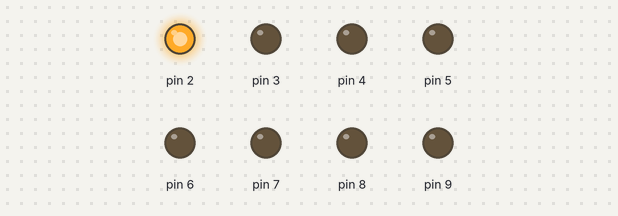
This sketch was run on a simulated Arduino Uno, built with avr-gcc and run on an emulated ATmega328P. Parts: output pins drawn as LEDs (lit = HIGH).

Above: at 0.05 s.
At 0.55 s:
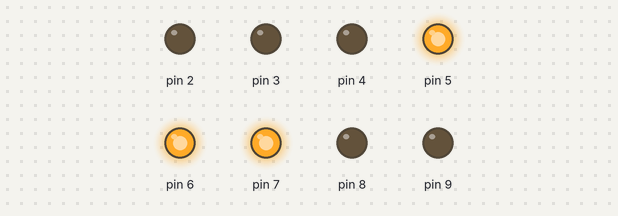
At 1.05 s:
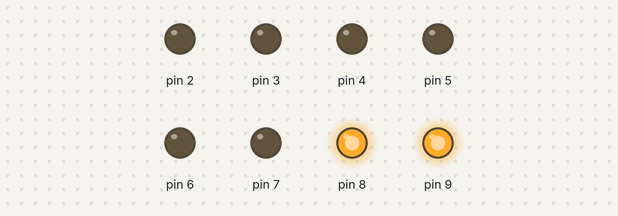
At 2.15 s:
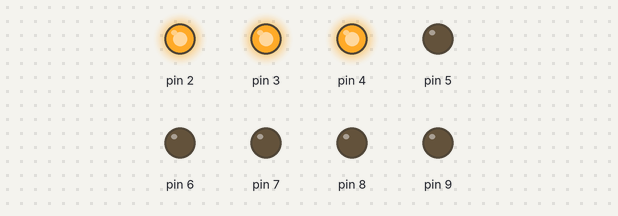
At 3.15 s:
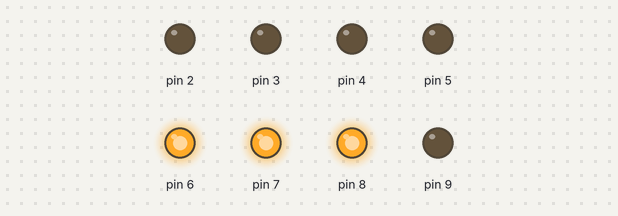
At 4.25 s:
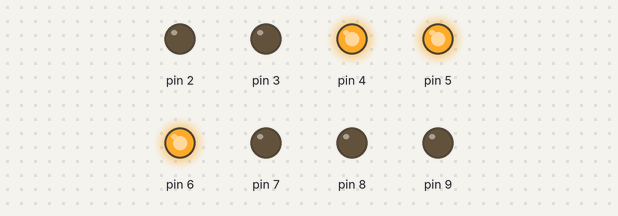
Timing chart, 0 to 4.5 s (numbered marks = the images above):
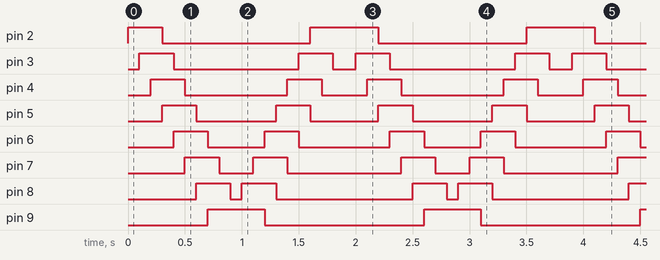

The sketch:

ardu_kod1.ino
```cpp
int t=100;
void setup() {
  pinMode(2,OUTPUT);
  pinMode(3,OUTPUT);
  pinMode(4,OUTPUT);
  pinMode(5,OUTPUT);
  pinMode(6,OUTPUT);
  pinMode(7,OUTPUT);
  pinMode(8,OUTPUT);
  pinMode(9,OUTPUT);
}

void loop() {
  digitalWrite(2,1);
  delay(t);

  digitalWrite(3,1);
  delay(t);

  digitalWrite(4,1);
  delay(t);

  digitalWrite(2,0);
  digitalWrite(5,1);
  delay(t);

  digitalWrite(3,0);
  digitalWrite(6,1);
  delay(t);

  digitalWrite(4,0);
  digitalWrite(7,1);
  delay(t);

  digitalWrite(5,0);
  digitalWrite(8,1);
  delay(t);

  digitalWrite(6,0);
  digitalWrite(9,1);
  delay(t);

  digitalWrite(7,0);
  delay(t);

  digitalWrite(8,0);
  delay(t);

  digitalWrite(8,1);
  delay(t);

  digitalWrite(7,1);
  delay(t);

  digitalWrite(9,0);
  digitalWrite(6,1);
  delay(t);

  digitalWrite(8,0);
  digitalWrite(5,1);
  delay(t);

  digitalWrite(7,0);
  digitalWrite(4,1);
  delay(t);

  digitalWrite(6,0);
  digitalWrite(3,1);
  delay(t);

  digitalWrite(5,0);
  digitalWrite(2,1);
  delay(t);

  digitalWrite(4,0);
  delay(t);

  digitalWrite(3,0);
  delay(t);

}
```

Measured:
- by itself, pin 2: repeats every 1.9 s: LOW 1.3 s, HIGH 0.60 s
- by itself, pin 3: repeats every 1.9 s: LOW 1.1 s, HIGH 0.30 s, LOW 0.20 s, HIGH 0.30 s
- by itself, pin 4: repeats every 1.9 s: LOW 0.90 s, HIGH 0.30 s, LOW 0.40 s, HIGH 0.30 s
- by itself, pin 5: alternates HIGH for 0.30 s and LOW for 0.70 s
- by itself, pin 6: repeats every 1.9 s: LOW 0.50 s, HIGH 0.30 s, LOW 0.80 s, HIGH 0.30 s
- by itself, pin 7: repeats every 1.9 s: LOW 0.30 s, HIGH 0.30 s, LOW 1.0 s, HIGH 0.30 s
- by itself, pin 8: repeats every 1.9 s: LOW 0.10 s, HIGH 0.30 s, LOW 1.2 s, HIGH 0.30 s
- by itself, pin 9: alternates HIGH for 0.50 s and LOW for 1.4 s
